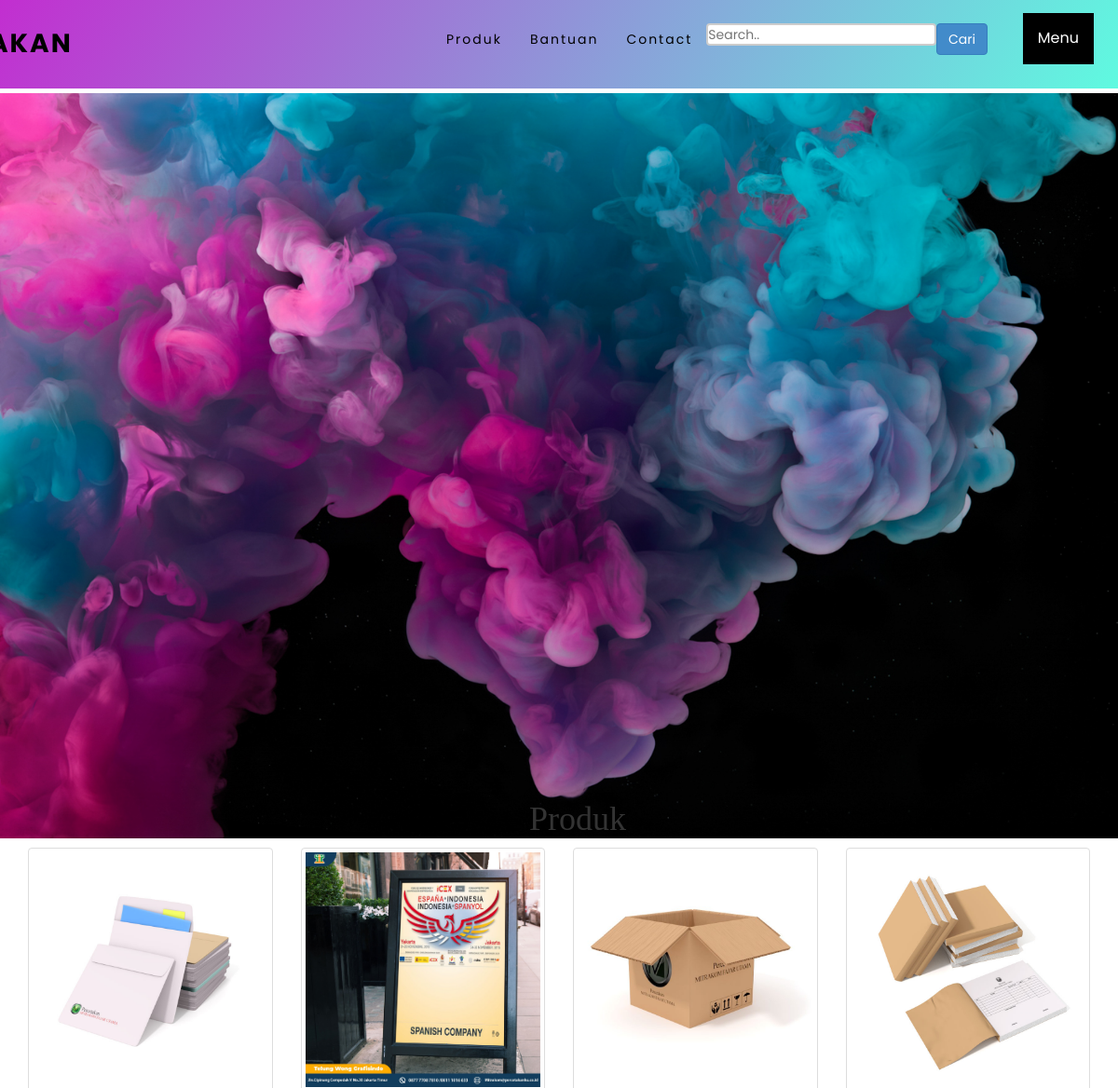
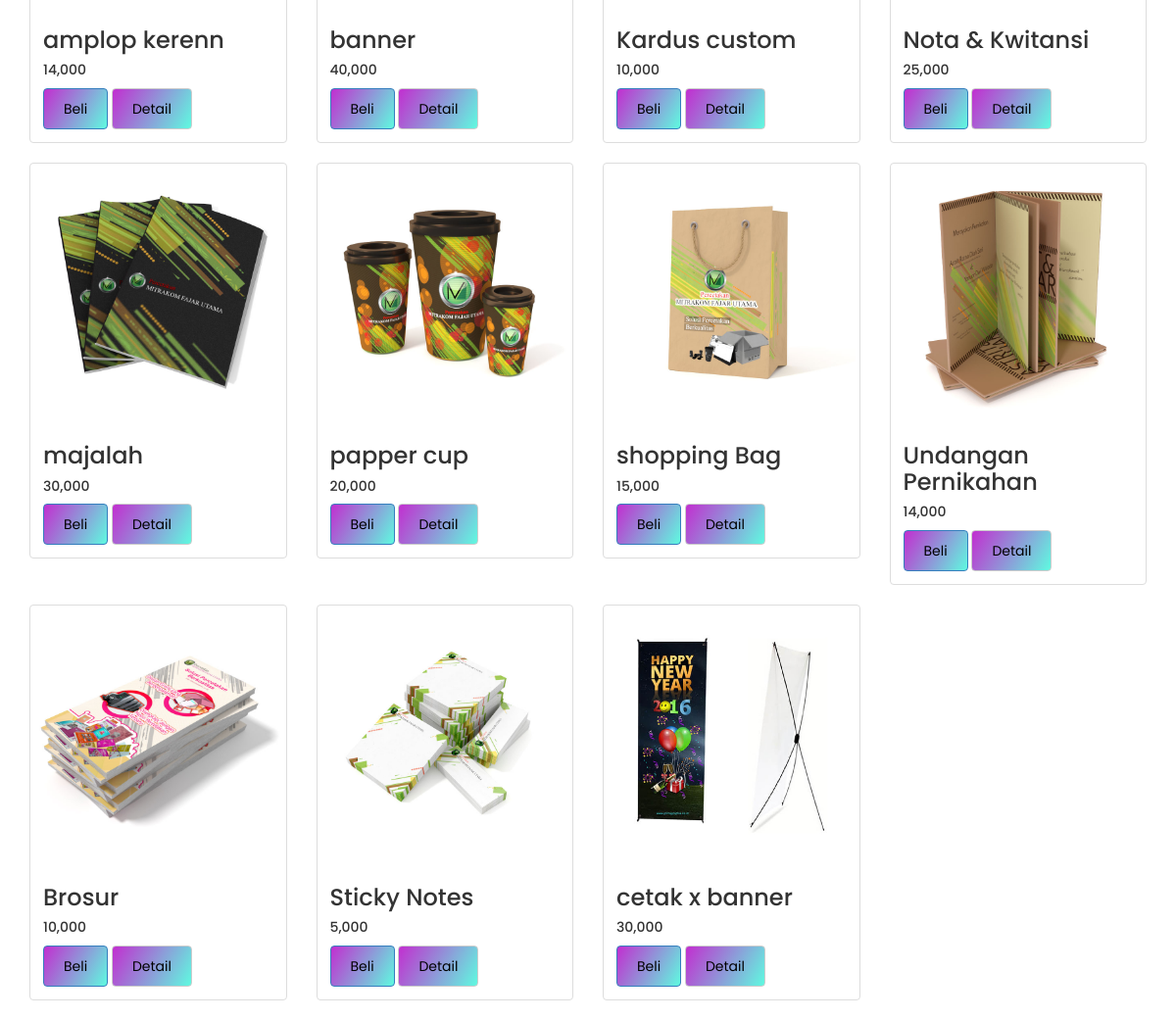
Page /dashboard.php on the committed database (2 pictures, top to bottom).
### tables this page shows
CREATE TABLE `produk` (
  `id_produk` int(11) NOT NULL,
  `nama_produk` varchar(100) NOT NULL,
  `harga_produk` int(11) NOT NULL,
  `berat_produk` int(11) NOT NULL,
  `foto_produk` varchar(100) NOT NULL,
  `deskripsi_produk` text NOT NULL,
  `stok_produk` int(5) NOT NULL
);

### dashboard.php (the view, shortened to what this page needs)
<?php
include 'koneksi.php';
?>
<!DOCTYPE html>
<html>
<head>
	<link rel="stylesheet" type="text/css" href="admin/assets/css/bootstrap.css">
  <link rel="stylesheet" type="text/css" href="css/dashboard1.css">
  <link href="assets/css/produk.css" rel="stylesheet" />
</head>
<body >
<header>
	  <img class="poto" src="css/2.png" width="60" height="50"><a class="logo" href="index.php">Percetakan</a>
	<div class="dropdown">
	<button class="dropbtn">Menu</button>
	</div>
	<ul>
	  <li><a href="dashboard.php">Produk</a></li>
	  <li><a href="#news">Bantuan</a></li>
	  <li><a href="kontak.php">Contact</a></li>
	  <form action="pencarian.php" method="get" class="from-control">
		  <li><input type="text" name="keyword" placeholder="Search.."></li>
		  <button class="btn btn-primary">Cari</button>
		</form>
	</ul>
</header>
<section class="banner"></section>
<br>
<br>
<section class="konten">
  <div class="container">
    <h1>Produk</h1>
    <div class="row">
      <?php $ambil = $koneksi->query("SELECT * FROM produk"); ?>
      <?php while($perproduk = $ambil->fetch_assoc()){ ?>
      <div class="col-md-3">
        <div class="thumbnail">
          <img src="foto_produk/<?php echo $perproduk['foto_produk']; ?>" alt="">
          <div class="caption">
            <h3><?php echo $perproduk['nama_produk']; ?></h3>
            <h5><?php echo number_format($perproduk['harga_produk']); ?></h5>
            <a href="beli.php?id=<?php echo $perproduk['id_produk']; ?>" class="btn btn-primary">Beli</a>
            <a href="detail.php?id=<?php echo $perproduk["id_produk"]; ?>" class="btn btn-default">Detail</a>
          </div>
        </div>
      </div>
    <?php } ?>
    </div>
  </div>
</section>
</body>
</html>

### css/dashboard1.css (style rules this page uses)
* { margin: 0; padding: 0; box-sizing: border-box; font-family: 'Poppins', sans-serif; }
body { background: #fff; min-height: 200vh; }
header { position: fixed; top: 0; left: 0; width: 100%; background: linear-gradient(120deg, #c22ed0, #5ffae0); display: flex; justify-content: space-between; align-items: center; transition: 0.6s; padding: 20px 100px; z-index: 100000; }
header .logo { position: relative; font-weight: 700; color: #000; text-decoration: none; font-size: 2em; text-transform: uppercase; letter-spacing: 2px; transition: 0.6s; right: 350px; }
header ul { position: relative; display: flex; justify-content: center; align-items: center; right: 40px; }
header ul li { position: relative; list-style: none; }
header ul li a { position: relative; margin: 0 15px; text-decoration: none; color: #000; letter-spacing: 2px; font-weight: 500px; transition: 0.6s; }
.banner { position: relative; top: 100px; width: 100%; height: 100vh; background: url(5.png); background-size: cover; }
.dropbtn { background-color: #000; color: white; padding: 16px; font-size: 16px; border: none; cursor: pointer; }
.dropdown { position: relative; display: inline-block; float: right; left: 670px; bottom: 6px; }
input[type=text] { width: 100%; box-sizing: border-box; border: 2px solid #ccc; border-radius: 4px; }
.from-control { display: flex; }

### admin/assets/css/produk.css (style rules this page uses)
div a:link, div a:visited { background: linear-gradient(120deg, #c22ed0, #5ffae0); color: black; padding: 10px 20px; text-align: center; text-decoration: none; display: inline-block; }
h1 { text-align: center; position: relative; left: 20px; font-family: serif; }

### rows in the picture
produk: foto_produk (picture), nama_produk "amplop kerenn", harga_produk "14,000"
produk: foto_produk (picture), nama_produk "banner", harga_produk "40,000"
produk: foto_produk (picture), nama_produk "Kardus custom", harga_produk "10,000"
produk: foto_produk (picture), nama_produk "Nota & Kwitansi", harga_produk "25,000"
produk: foto_produk (picture), nama_produk "majalah", harga_produk "30,000"
produk: foto_produk (picture), nama_produk "papper cup", harga_produk "20,000"
produk: foto_produk (picture), nama_produk "shopping Bag", harga_produk "15,000"
produk: foto_produk (picture), nama_produk "Undangan Pernikahan", harga_produk "14,000"
produk: foto_produk (picture), nama_produk "Brosur", harga_produk "10,000"
produk: foto_produk (picture), nama_produk "Sticky Notes", harga_produk "5,000"
produk: foto_produk (picture), nama_produk "cetak x banner", harga_produk "30,000"
